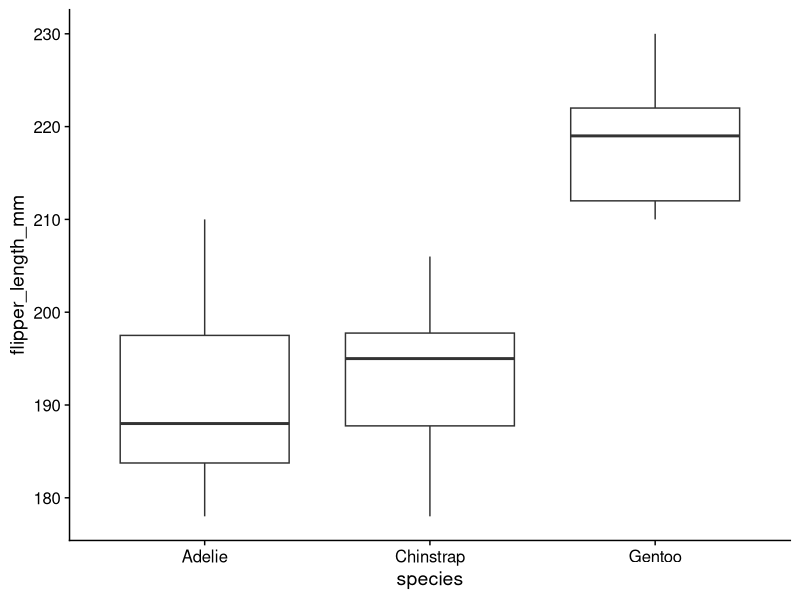
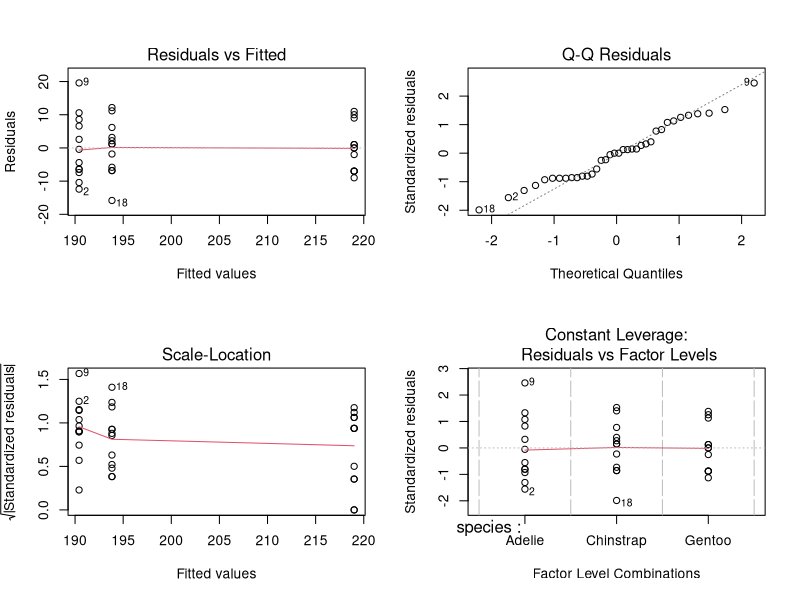
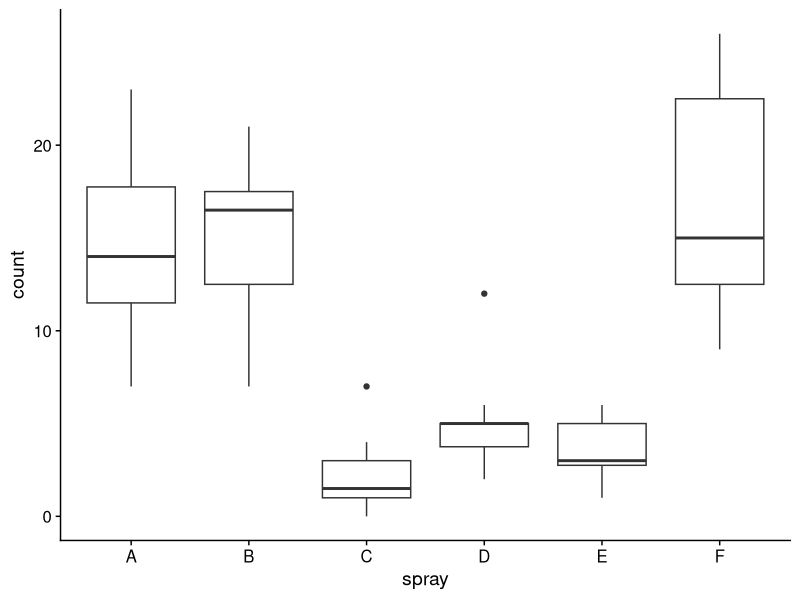
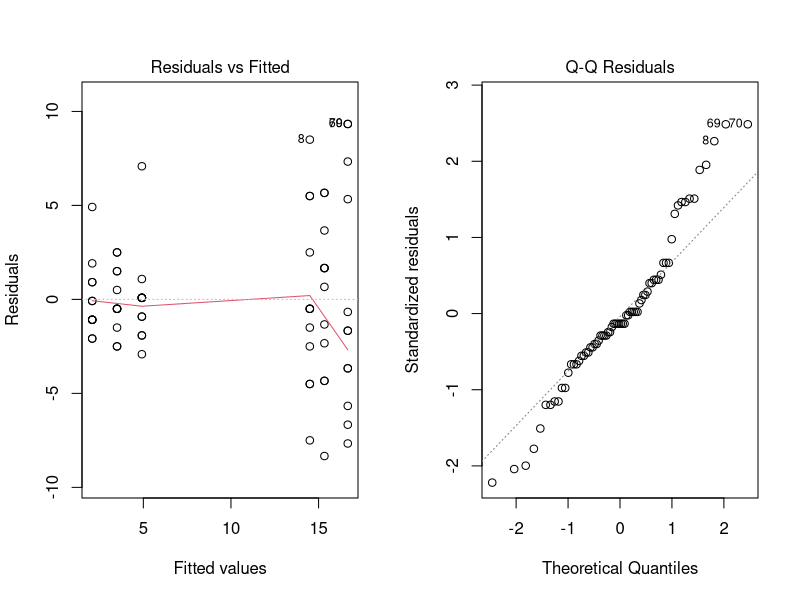
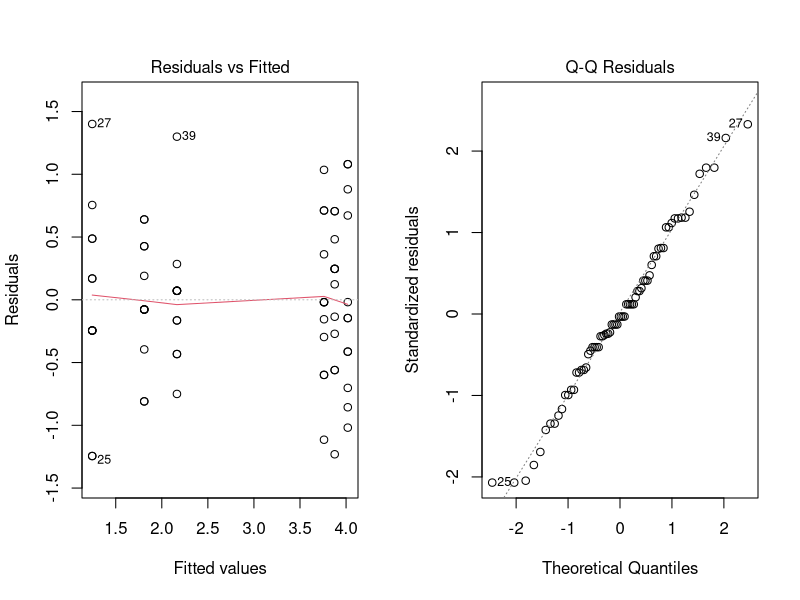
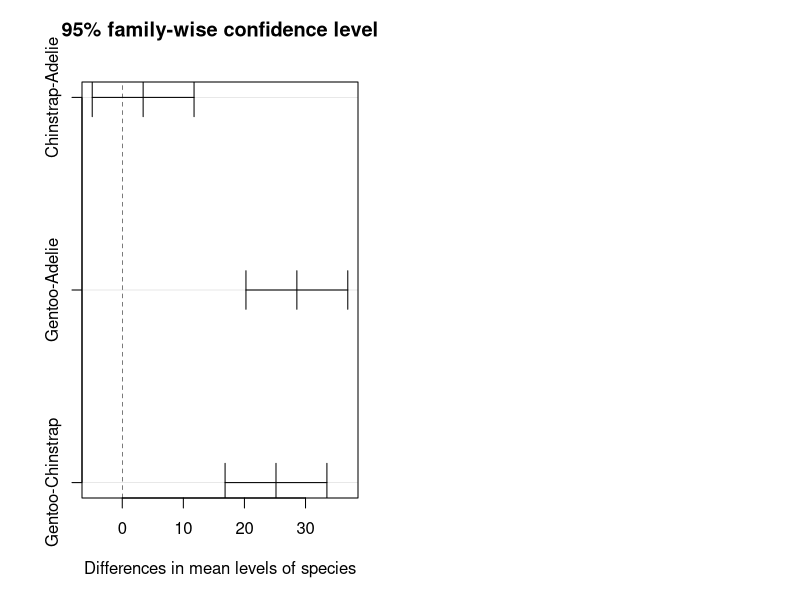

R code for these plots, in order:
## ---- chunk 1
knitr::opts_chunk$set(echo = TRUE)
library(tidyverse)
library(cowplot)
theme_set(theme_cowplot())
set.seed(2017)
## ---- chunk 2
# Data
x <- c(12, 17, 16, 18, 11, 26)
n <- sum(x) # total

# Theoretical probabilities
p <- rep(1/6, 6)

# Calculate chi-squared statistic
khi2 <- sum((x - n*p)^2 / (n*p))
khi2

pchisq(khi2, df = 5)
## ---- chunk 3
chisq.test(x, p = p)
## ---- chunk 4
# rbind creates a matrix by binding vectors as rows
survie <- rbind(c(29, 11, 12), c(31, 29, 38)) 
rownames(survie) <- c("dead", "alive")
colnames(survie) <- c("ABBA", "PIGL", "PIMA")
survie
## ---- chunk 5
chisq.test(survie)
## ---- chunk 6
khi2 <- chisq.test(survie)
khi2$expected
khi2$residuals
## ---- chunk 7
tab <- matrix(c(4, 6, 8, 2), nrow = 2)
tab
chisq.test(tab)
fisher.test(tab)
## ---- chunk 8
library(palmerpenguins)
penguins_ech <- penguins %>%
    filter(!is.na(flipper_length_mm)) %>%
    group_by(species) %>%
    sample_n(12)
ggplot(penguins_ech, aes(x = species, y = flipper_length_mm)) +
    geom_boxplot()
## ---- chunk 9
anova1 <- aov(flipper_length_mm ~ species, data = penguins_ech) 
summary(anova1)
## ---- chunk 10
par(mfrow = c(2,2))
plot(anova1)
## ---- chunk 11
coef(anova1)
## ---- chunk 12
library(dplyr)
penguins_2sp <- filter(penguins_ech, species != "Gentoo")
anova2 <- aov(flipper_length_mm ~ species, data = penguins_2sp)
summary(anova2)
coef(anova2)

t.test(flipper_length_mm ~ species, data = penguins_2sp, var.equal = TRUE)
## ---- chunk 13
ggplot(InsectSprays, aes(x = spray, y = count)) + 
    geom_boxplot()
## ---- chunk 14
anova3 <- aov(count ~ spray, InsectSprays)
par(mfrow = c(1, 2))
plot(anova3, which = 1:2)
## ---- chunk 15
anova3_racine <- aov(sqrt(count) ~ spray, InsectSprays)
par(mfrow = c(1, 2))
plot(anova3_racine, which = 1:2)
## ---- chunk 16
summary(anova3_racine)
## ---- chunk 17
anova1 <- aov(flipper_length_mm ~ species, data = penguins_ech) 
tukey1 <- TukeyHSD(anova1)
tukey1
## ---- chunk 18
plot(tukey1)
